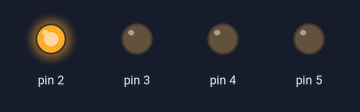
Simulated run of this sketch. Board: Arduino Uno, built with avr-gcc and run on an emulated ATmega328P. On the bench: output pins drawn as LEDs (lit = HIGH).

Above: at 0.2 s.
At 1.2 s:
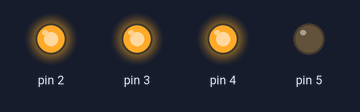
At 1.7 s:
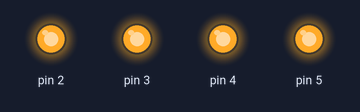
At 2.7 s:
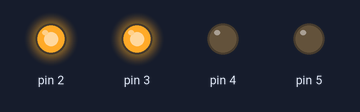
Timing chart, 0 to 3.5 s (numbered marks = the images above):
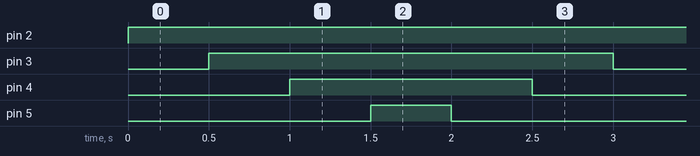

Measured:
- by itself, pin 2: LOW → HIGH at 0.00 s
- by itself, pin 3: alternates HIGH for 2.5 s and LOW for 0.50 s
- by itself, pin 4: alternates HIGH for 1.5 s and LOW for 1.5 s
- by itself, pin 5: alternates HIGH for 0.50 s and LOW for 2.5 s

The sketch:

3.ino
```cpp
void setup()
{
  Serial.begin(9600);
  pinMode(2, OUTPUT);
  pinMode(3, OUTPUT);
  pinMode(4, OUTPUT);
  pinMode(5, OUTPUT);
}
void loop()
{
  int pattern = 1, shift;
  for (int index = 1; index < 7; index++)
  {
    if (index < 4)
    {
      shift = index;
      pattern = (pattern << 1) | 0 * 01;
      digitalWrite(2, pattern);
      delay(500);
      digitalWrite(shift + 2, pattern);
    }
    else
    {
      shift = 6 - index;
      pattern = (pattern << 1) & 0 * 00;
      delay(500);
      digitalWrite(shift + 3, pattern);
    }
  }
}
```
